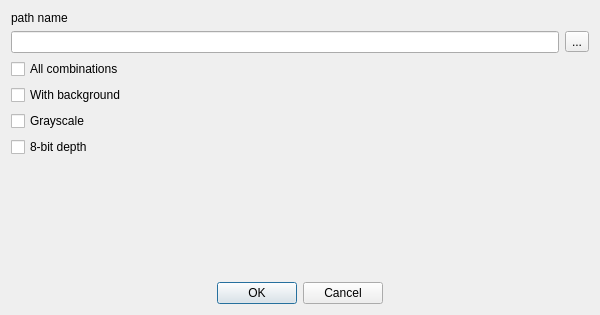
<?xml version="1.0" encoding="UTF-8"?>
<ui version="4.0">
 <class>PainterImageDialog</class>
 <widget class="QDialog" name="PainterImageDialog">
  <property name="geometry">
   <rect>
    <x>0</x>
    <y>0</y>
    <width>600</width>
    <height>315</height>
   </rect>
  </property>
  <property name="minimumSize">
   <size>
    <width>600</width>
    <height>0</height>
   </size>
  </property>
  <property name="windowTitle">
   <string>Dialog</string>
  </property>
  <layout class="QVBoxLayout" name="verticalLayout">
   <item>
    <widget class="QLabel" name="label_path_name">
     <property name="text">
      <string>path name</string>
     </property>
    </widget>
   </item>
   <item>
    <layout class="QHBoxLayout" name="horizontalLayout">
     <item>
      <widget class="QLineEdit" name="lineEdit_path"/>
     </item>
     <item>
      <widget class="QToolButton" name="toolButton_select_path">
       <property name="text">
        <string>...</string>
       </property>
      </widget>
     </item>
    </layout>
   </item>
   <item>
    <widget class="QCheckBox" name="checkBox_all">
     <property name="text">
      <string>All combinations</string>
     </property>
    </widget>
   </item>
   <item>
    <widget class="QCheckBox" name="checkBox_with_background">
     <property name="text">
      <string>With background</string>
     </property>
    </widget>
   </item>
   <item>
    <widget class="QCheckBox" name="checkBox_grayscale">
     <property name="text">
      <string>Grayscale</string>
     </property>
    </widget>
   </item>
   <item>
    <widget class="QCheckBox" name="checkBox_8_bit">
     <property name="text">
      <string>8-bit depth</string>
     </property>
    </widget>
   </item>
   <item>
    <spacer name="verticalSpacer">
     <property name="orientation">
      <enum>Qt::Vertical</enum>
     </property>
     <property name="sizeHint" stdset="0">
      <size>
       <width>20</width>
       <height>40</height>
      </size>
     </property>
    </spacer>
   </item>
   <item>
    <widget class="QDialogButtonBox" name="buttonBox">
     <property name="orientation">
      <enum>Qt::Horizontal</enum>
     </property>
     <property name="standardButtons">
      <set>QDialogButtonBox::Cancel|QDialogButtonBox::Ok</set>
     </property>
     <property name="centerButtons">
      <bool>true</bool>
     </property>
    </widget>
   </item>
  </layout>
 </widget>
 <resources/>
 <connections>
  <connection>
   <sender>buttonBox</sender>
   <signal>accepted()</signal>
   <receiver>PainterImageDialog</receiver>
   <slot>accept()</slot>
   <hints>
    <hint type="sourcelabel">
     <x>248</x>
     <y>254</y>
    </hint>
    <hint type="destinationlabel">
     <x>157</x>
     <y>274</y>
    </hint>
   </hints>
  </connection>
  <connection>
   <sender>buttonBox</sender>
   <signal>rejected()</signal>
   <receiver>PainterImageDialog</receiver>
   <slot>reject()</slot>
   <hints>
    <hint type="sourcelabel">
     <x>316</x>
     <y>260</y>
    </hint>
    <hint type="destinationlabel">
     <x>286</x>
     <y>274</y>
    </hint>
   </hints>
  </connection>
 </connections>
</ui>
